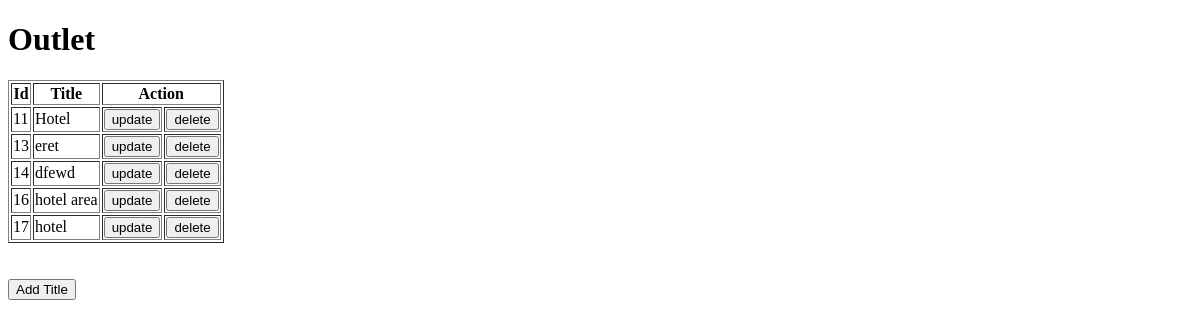
The app's page /, older data.
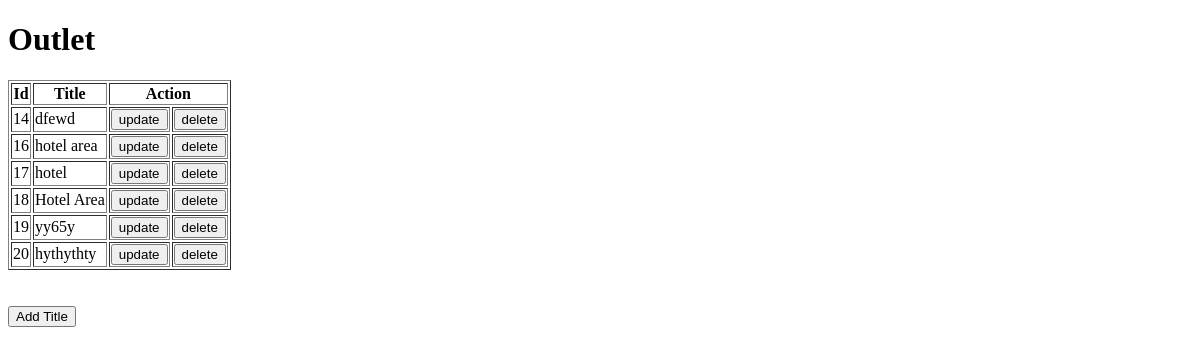
The same page, newer data.
### HBudgetReport/models.py (models this page shows)
class Outlet(models.Model):
    title = models.CharField(max_length = 200)
    OrganizationID = models.BigIntegerField(default=0)
    CreatedBy = models.BigIntegerField(default=0)
    CreatedDateTime = models.DateField(default = date.today)
    ModifyBy = models.BigIntegerField(default=0)
    ModifyDateTime = models.DateField(default = date.today)
    IsDelete = models.BooleanField(default=False)

### HBudgetReport/views.py (the view)
# urls.py: path('', views.index , name = 'index'),
def index(request):
    mem = Outlet.objects.filter(IsDelete=False)
    return render(request, 'index.html' ,{'mem' :mem})

### HBudgetReport/templates/index.html (shortened to what this page needs)
<!DOCTYPE html>
<html lang="en">
<head>
</head>
<body>
    <div class="container">
        <h1>Outlet</h1>
        <table id="title" border="1">
            <thead>
                <th>Id</th>
                <th>Title</th>
                <th colspan="2" id="mid">Action</th>
            </thead>
            {% for x in mem%}
            <tr>
                <td>{{x.id}}</td>
                <td>{{x.title}}</td>
                <td>
                    <a href="update/{{x.id}}"><button id ="up">update</button></a>
                </td>
                <td>
                    <a href="delete/{{x.id}}"><button id="del">delete </button></a>
                </td>
            </tr>
            {% endfor %}
        </table>
        <br><br>
        <a href= "{% url 'add'%}"><button id="new3">Add Title</button></a>
    </div>
</body>
</html>

Row changes from the older to the newer data that the page shows:
no longer on this page (row edited): Outlet: id "11", title "Hotel"
no longer on this page (row edited): Outlet: id "13", title "eret"
added Outlet: id "18", title "Hotel Area"
added Outlet: id "19", title "yy65y"
added Outlet: id "20", title "hythythty"
